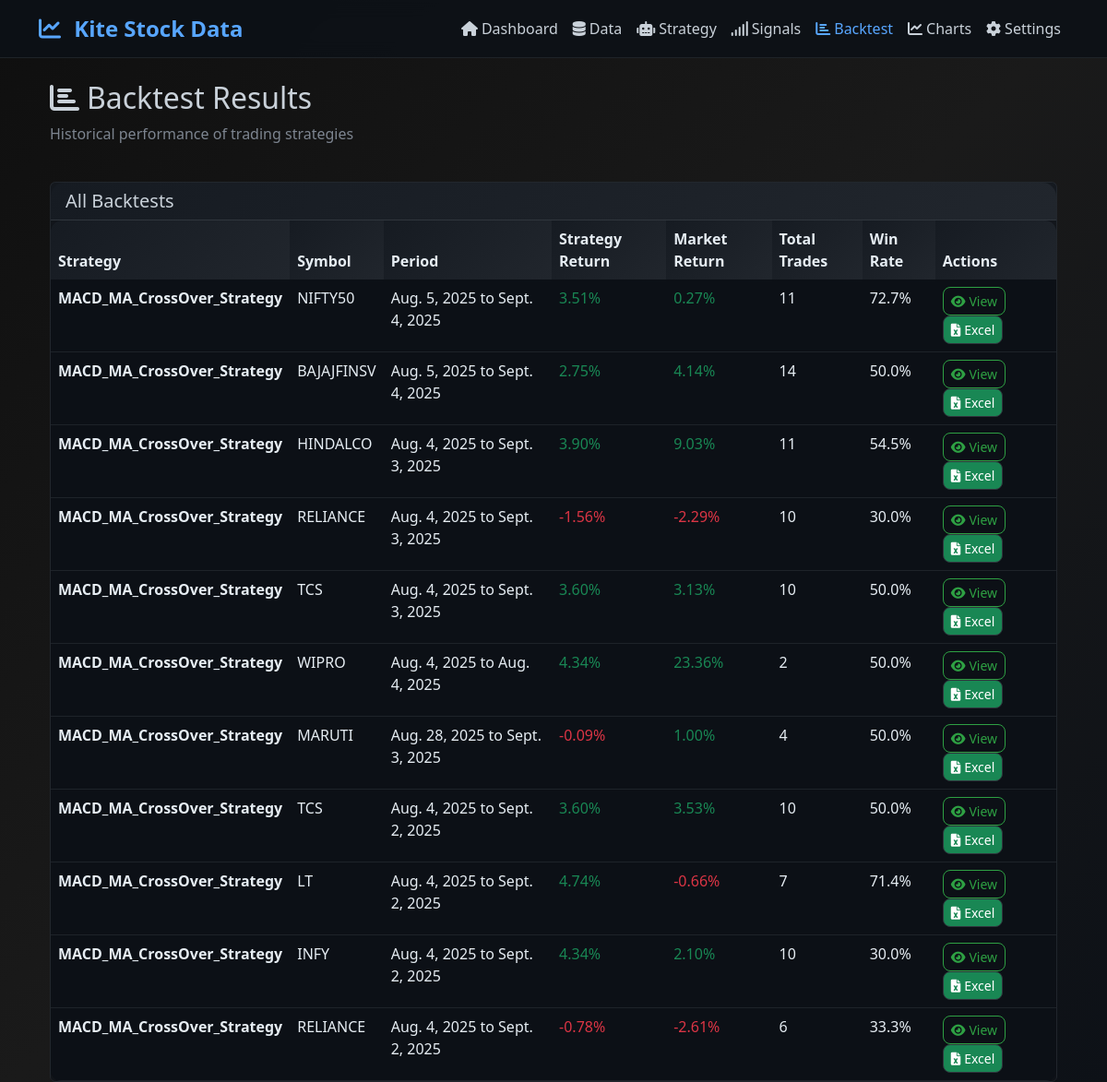
The app's page /backtest/, older data.
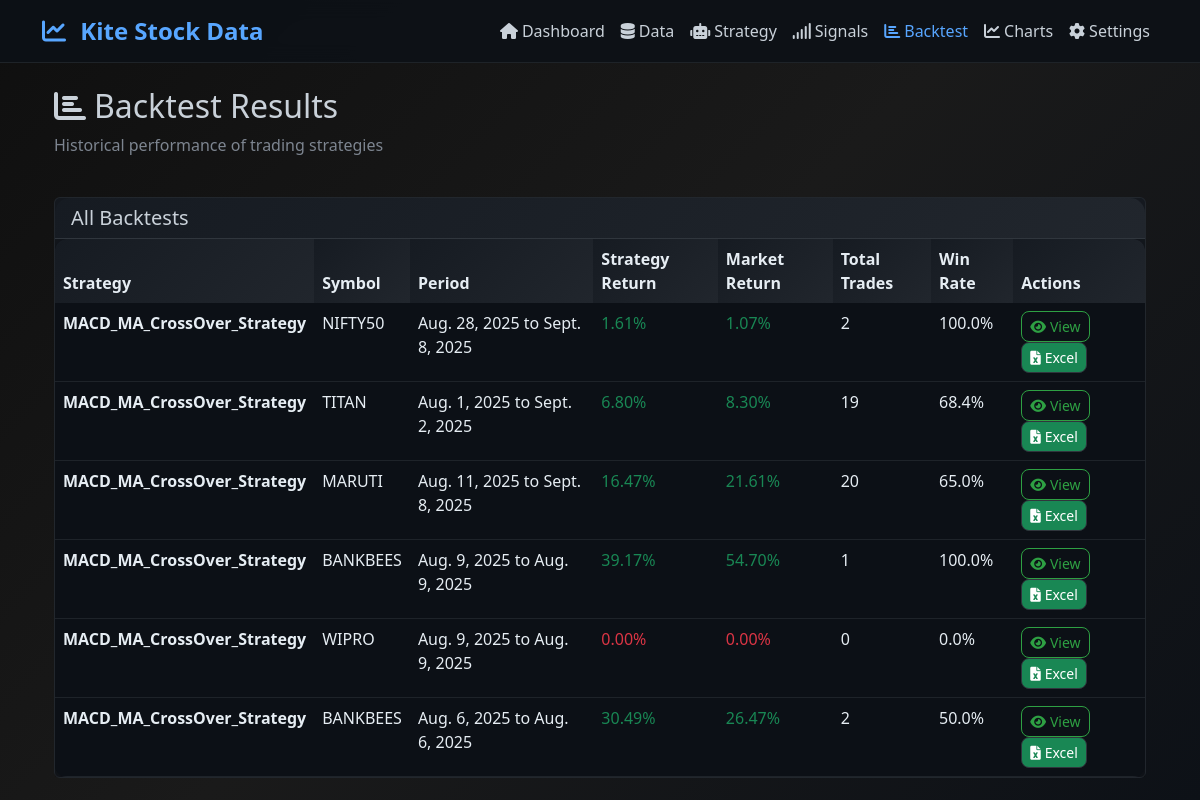
The same page, newer data.
### stock_data/models.py (models this page shows, shortened)
class StrategyBacktest(models.Model):
    strategy = models.ForeignKey(TradingStrategy, on_delete=models.CASCADE)
    symbol = models.CharField(max_length=20)
    from_date = models.DateField()
    to_date = models.DateField()
    total_trades = models.IntegerField(default=0)
    winning_trades = models.IntegerField(default=0)
    losing_trades = models.IntegerField(default=0)
    total_return = models.FloatField(default=0.0)
    max_drawdown = models.FloatField(default=0.0)
    sharpe_ratio = models.FloatField(null=True, blank=True)
    buy_signals_count = models.IntegerField(default=0)
    sell_signals_count = models.IntegerField(default=0)
    market_return = models.FloatField(default=0.0)
    strategy_return = models.FloatField(default=0.0)
    results_data = models.JSONField(default=dict)  # Store detailed results
    created_at = models.DateTimeField(auto_now_add=True)
    def win_rate(self):
        if self.total_trades == 0:
            return 0
        return (self.winning_trades / self.total_trades) * 100
    class Meta:
        ordering = ['-created_at']

class TradingStrategy(models.Model):
    name = models.CharField(max_length=100, unique=True)
    description = models.TextField(blank=True)
    parameters = models.JSONField(default=dict)  # Store strategy parameters as JSON
    is_active = models.BooleanField(default=True)
    created_at = models.DateTimeField(auto_now_add=True)
    updated_at = models.DateTimeField(auto_now=True)
    class Meta:
        ordering = ['name']

### stock_data/views.py (the view)
# urls.py: path('backtest/', views.backtest_view, name='backtest_view'),
def backtest_view(request):
    backtest_id = request.GET.get('id')
    if backtest_id:
        try:
            backtest = StrategyBacktest.objects.get(id=backtest_id)
            context = {
                'backtest': backtest,
                'detailed_view': True
            }
        except StrategyBacktest.DoesNotExist:
            messages.error(request, 'Backtest not found')
            return redirect('backtest_view')
    else:
        backtests = StrategyBacktest.objects.all()
        context = {
            'backtests': backtests,
            'detailed_view': False
        }
    return render(request, 'backtest.html', context)

### stock_data/templates/backtest.html (shortened to what this page needs)
{% extends 'base.html' %}
{% block content %}
    <div class="container mt-4">
        {% if detailed_view %}
        <div class="row mb-4">
            <div class="col">
                <h2><i class="fas fa-chart-bar me-2"></i>{{ backtest.strategy.name }}</h2>
                <p class="text-muted">{{ backtest.symbol }} - {{ backtest.from_date }} to {{ backtest.to_date }}</p>
            </div>
            <div class="col-auto">
                <a href="{% url 'export_backtest' backtest.id %}" class="btn btn-success me-2">
                    <i class="fas fa-file-excel me-2"></i>Export to Excel
                </a>
                <a href="{% url 'backtest_view' %}" class="btn btn-outline-secondary">
                    <i class="fas fa-arrow-left me-2"></i>Back to List
                </a>
            </div>
        </div>
        <div class="row mb-4">
            <div class="col-md-3 mb-3">
                <div class="metric-card card h-100">
                    <div class="card-body text-center">
                        <div class="metric-value">{{ backtest.strategy_return|floatformat:2 }}%</div>
                        <small class="text-muted">Strategy Return</small>
                    </div>
                </div>
            </div>
            <div class="col-md-3 mb-3">
                <div class="metric-card card h-100">
                    <div class="card-body text-center">
                        <div class="metric-value">{{ backtest.market_return|floatformat:2 }}%</div>
                        <small class="text-muted">Market Return</small>
                    </div>
                </div>
            </div>
            <div class="col-md-3 mb-3">
                <div class="metric-card card h-100">
                    <div class="card-body text-center">
                        <div class="metric-value">{{ backtest.total_trades }}</div>
                        <small class="text-muted">Total Trades</small>
                    </div>
                </div>
            </div>
            <div class="col-md-3 mb-3">
                <div class="metric-card card h-100">
                    <div class="card-body text-center">
                        <div class="metric-value">{{ backtest.win_rate|floatformat:1 }}%</div>
                        <small class="text-muted">Win Rate</small>
                    </div>
                </div>
            </div>
        </div>
        <div class="card mb-4" style="background-color: #000000; border: 1px solid rgba(255, 255, 255, 0.2);">
            <div class="card-header" style="background-color: #000000; color: #ffffff; border-bottom: 1px solid rgba(255, 255, 255, 0.2);">
                <h5 class="mb-0" style="color: #ffffff;">Trade Statistics</h5>
            </div>
            <div class="card-body" style="background-color: #000000; color: #ffffff;">
                <div class="row">
                    <div class="col-md-6">
                        <table class="table table-borderless" style="background-color: #000000; color: #ffffff;">
                            <tr>
                                <td style="background-color: #000000; color: #ffffff; border: none;">Winning Trades:</td>
                                <td class="text-success" style="background-color: #000000; border: none;"><strong>{{ backtest.winning_trades }}</strong></td>
                            </tr>
                            <tr>
                                <td style="background-color: #000000; color: #ffffff; border: none;">Losing Trades:</td>
                                <td class="text-danger" style="background-color: #000000; border: none;"><strong>{{ backtest.losing_trades }}</strong></td>
                            </tr>
                            <tr>
                                <td style="background-color: #000000; color: #ffffff; border: none;">Buy Signals:</td>
                                <td class="text-info" style="background-color: #000000; border: none;"><strong>{{ backtest.buy_signals_count }}</strong></td>
                            </tr>
                        </table>
                    </div>
                    <div class="col-md-6">
                        <table class="table table-borderless" style="background-color: #000000; color: #ffffff;">
                            <tr>
                                <td style="background-color: #000000; color: #ffffff; border: none;">Sell Signals:</td>
                                <td class="text-warning" style="background-color: #000000; border: none;"><strong>{{ backtest.sell_signals_count }}</strong></td>
                            </tr>
                            <tr>
                                <td style="background-color: #000000; color: #ffffff; border: none;">Max Drawdown:</td>
                                <td style="background-color: #000000; color: #ffffff; border: none;"><strong>{{ backtest.max_drawdown|floatformat:2 }}%</strong></td>
                            </tr>
                            <tr>
                                <td style="background-color: #000000; color: #ffffff; border: none;">Sharpe Ratio:</td>
                                <td style="background-color: #000000; color: #ffffff; border: none;"><strong>{{ backtest.sharpe_ratio|default:"N/A" }}</strong></td>
                            </tr>
                        </table>
                    </div>
                </div>
            </div>
        </div>
        {% else %}
        <div class="row mb-4">
            <div class="col">
                <h2><i class="fas fa-chart-bar me-2"></i>Backtest Results</h2>
                <p class="text-muted">Historical performance of trading strategies</p>
            </div>
        </div>
        <div class="card">
            <div class="card-header">
                <h5 class="mb-0">All Backtests</h5>
            </div>
            <div class="card-body p-0">
                {% if backtests %}
                <div class="table-responsive">
                    <table class="table table-hover mb-0">
                        <thead class="table-dark">
                            <tr>
                                <th>Strategy</th>
                                <th>Symbol</th>
                                <th>Period</th>
                                <th>Strategy Return</th>
                                <th>Market Return</th>
                                <th>Total Trades</th>
                                <th>Win Rate</th>
                                <th>Actions</th>
                            </tr>
                        </thead>
                        <tbody>
                            {% for backtest in backtests %}
                            <tr>
                                <td><strong>{{ backtest.strategy.name }}</strong></td>
                                <td>{{ backtest.symbol }}</td>
                                <td>{{ backtest.from_date }} to {{ backtest.to_date }}</td>
                                <td>
                                    <span class="{% if backtest.strategy_return > 0 %}text-success{% else %}text-danger{% endif %}">
                                        {{ backtest.strategy_return|floatformat:2 }}%
                                    </span>
                                </td>
                                <td>
                                    <span class="{% if backtest.market_return > 0 %}text-success{% else %}text-danger{% endif %}">
                                        {{ backtest.market_return|floatformat:2 }}%
                                    </span>
                                </td>
                                <td>{{ backtest.total_trades }}</td>
                                <td>{{ backtest.win_rate|floatformat:1 }}%</td>
                                <td>
                                    <a href="{% url 'backtest_view' %}?id={{ backtest.id }}" class="btn btn-sm btn-outline-primary me-1">
                                        <i class="fas fa-eye me-1"></i>View
                                    </a>
                                    <a href="{% url 'export_backtest' backtest.id %}" class="btn btn-sm btn-success">
                                        <i class="fas fa-file-excel me-1"></i>Excel
                                    </a>
                                </td>
                            </tr>
                            {% endfor %}
                        </tbody>
                    </table>
                </div>
                {% endif %}
            </div>
        </div>
        {% endif %}
    </div>
{% endblock %}

### stock_data/templates/base.html (shortened to what this page needs)
<!DOCTYPE html>
<html lang="en">
<head>
    <link href="https://cdn.jsdelivr.net/npm/bootstrap@5.3.0/dist/css/bootstrap.min.css" rel="stylesheet">
    <link href="https://cdnjs.cloudflare.com/ajax/libs/font-awesome/6.0.0/css/all.min.css" rel="stylesheet">
</head>
<body>
    <nav class="navbar navbar-expand-lg navbar-dark bg-dark">
        <div class="container">
            <a class="navbar-brand" href="{% url 'index' %}">
                <i class="fas fa-chart-line me-2"></i>
                Kite Stock Data
            </a>
            <div class="collapse navbar-collapse" id="navbarNav">
                <ul class="navbar-nav ms-auto">
                    <li class="nav-item">
                        <a class="nav-link {% if request.resolver_match.url_name == 'index' %}active{% endif %}" href="{% url 'index' %}">
                            <i class="fas fa-home me-1"></i>Dashboard
                        </a>
                    </li>
                    <li class="nav-item">
                        <a class="nav-link {% if request.resolver_match.url_name == 'data_view' %}active{% endif %}" href="{% url 'data_view' %}">
                            <i class="fas fa-database me-1"></i>Data
                        </a>
                    </li>
                    <li class="nav-item">
                        <a class="nav-link {% if request.resolver_match.url_name == 'strategy_view' %}active{% endif %}" href="{% url 'strategy_view' %}">
                            <i class="fas fa-robot me-1"></i>Strategy
                        </a>
                    </li>
                    <li class="nav-item">
                        <a class="nav-link {% if request.resolver_match.url_name == 'signals_view' %}active{% endif %}" href="{% url 'signals_view' %}">
                            <i class="fas fa-signal me-1"></i>Signals
                        </a>
                    </li>
                    <li class="nav-item">
                        <a class="nav-link {% if request.resolver_match.url_name == 'backtest_view' %}active{% endif %}" href="{% url 'backtest_view' %}">
                            <i class="fas fa-chart-bar me-1"></i>Backtest
                        </a>
                    </li>
                    <li class="nav-item">
                        <a class="nav-link {% if request.resolver_match.url_name == 'charts_view' %}active{% endif %}" href="{% url 'charts_view' %}">
                            <i class="fas fa-chart-line me-1"></i>Charts
                        </a>
                    </li>
                    <li class="nav-item">
                        <a class="nav-link {% if request.resolver_match.url_name == 'settings' %}active{% endif %}" href="{% url 'settings' %}">
                            <i class="fas fa-cog me-1"></i>Settings
                        </a>
                    </li>
                </ul>
            </div>
        </div>
    </nav>
    <div class="container mt-4">
        {% block content %}
        {% endblock %}
    </div>
</body>
</html>

Row changes from the older to the newer data that the page shows:
removed StrategyBacktest: strategy.name "MACD_MA_CrossOver_Strategy", symbol "NIFTY50", from_date "Aug. 5, 2025", to_date "Sept. 4, 2025", strategy_return "3.51", market_return "0.27", total_trades "11", win_rate "72.7"
removed StrategyBacktest: strategy.name "MACD_MA_CrossOver_Strategy", symbol "BAJAJFINSV", from_date "Aug. 5, 2025", to_date "Sept. 4, 2025", strategy_return "2.75", market_return "4.14", total_trades "14", win_rate "50.0"
removed StrategyBacktest: strategy.name "MACD_MA_CrossOver_Strategy", symbol "MARUTI", from_date "Aug. 28, 2025", to_date "Sept. 3, 2025", strategy_return "-0.09", market_return "1.00", total_trades "4", win_rate "50.0"
removed StrategyBacktest: strategy.name "MACD_MA_CrossOver_Strategy", symbol "TCS", from_date "Aug. 4, 2025", to_date "Sept. 2, 2025", strategy_return "3.60", market_return "3.53", total_trades "10", win_rate "50.0"
removed StrategyBacktest: strategy.name "MACD_MA_CrossOver_Strategy", symbol "LT", from_date "Aug. 4, 2025", to_date "Sept. 2, 2025", strategy_return "4.74", market_return "-0.66", total_trades "7", win_rate "71.4"
removed StrategyBacktest: strategy.name "MACD_MA_CrossOver_Strategy", symbol "RELIANCE", from_date "Aug. 4, 2025", to_date "Sept. 2, 2025", strategy_return "-0.78", market_return "-2.61", total_trades "6", win_rate "33.3"
changed StrategyBacktest: symbol "HINDALCO" → "NIFTY50"; from_date "Aug. 4, 2025" → "Aug. 28, 2025"; to_date "Sept. 3, 2025" → "Sept. 8, 2025"; strategy_return "3.90" → "1.61"; market_return "9.03" → "1.07"; total_trades "11" → "2"; win_rate "54.5" → "100.0"
changed StrategyBacktest: symbol "RELIANCE" → "TITAN"; from_date "Aug. 4, 2025" → "Aug. 1, 2025"; to_date "Sept. 3, 2025" → "Sept. 2, 2025"; strategy_return "-1.56" → "6.80"; market_return "-2.29" → "8.30"; total_trades "10" → "19"; win_rate "30.0" → "68.4"
changed StrategyBacktest: symbol "TCS" → "MARUTI"; from_date "Aug. 4, 2025" → "Aug. 11, 2025"; to_date "Sept. 3, 2025" → "Sept. 8, 2025"; strategy_return "3.60" → "16.47"; market_return "3.13" → "21.61"; total_trades "10" → "20"; win_rate "50.0" → "65.0"
added StrategyBacktest: strategy.name "MACD_MA_CrossOver_Strategy", symbol "BANKBEES", from_date "Aug. 9, 2025", to_date "Aug. 9, 2025", strategy_return "39.17", market_return "54.70", total_trades "1", win_rate "100.0"
changed StrategyBacktest "WIPRO": from_date "Aug. 4, 2025" → "Aug. 9, 2025"; to_date "Aug. 4, 2025" → "Aug. 9, 2025"; strategy_return "4.34" → "0.00"; market_return "23.36" → "0.00"; total_trades "2" → "0"; win_rate "50.0" → "0.0"
changed StrategyBacktest: symbol "INFY" → "BANKBEES"; from_date "Aug. 4, 2025" → "Aug. 6, 2025"; to_date "Sept. 2, 2025" → "Aug. 6, 2025"; strategy_return "4.34" → "30.49"; market_return "2.10" → "26.47"; total_trades "10" → "2"; win_rate "30.0" → "50.0"
